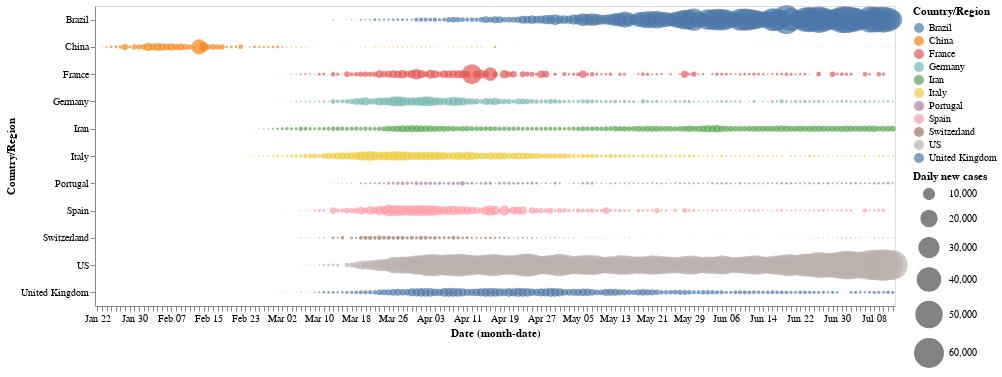

Here is the notebook cell this chart was saved with:
### Code cell
alt.Chart(selected_countries).mark_circle().encode(
    x='monthdate(Date):O',
    y='Country/Region',
    color='Country/Region',
    size=alt.Size('New cases:Q',
        scale=alt.Scale(range=[0, 1000]),
        legend=alt.Legend(title='Daily new cases')
    ) 
).properties(
    width=800,
    height=300
)

### Figure 1 — Vega-Lite specification as saved in the notebook (floating-point values rounded to 4 significant figures; data arrays with more than 128 entries replaced by an {"elided": "..."} marker saying what was removed)
{"config": {"view": {"continuousWidth": 400, "continuousHeight": 300}}, "data": {"name": "data-ed6edbb1141a41c26e83335abb70f697"}, "mark": "circle", "encoding": {"color": {"type": "nominal", "field": "Country/Region"}, "size": {"type": "quantitative", "field": "New cases", "legend": {"title": "Daily new cases"}, "scale": {"range": [0, 1000]}}, "x": {"type": "ordinal", "field": "Date", "timeUnit": "monthdate"}, "y": {"type": "nominal", "field": "Country/Region"}}, "height": 300, "width": 800, "$schema": "https://vega.github.io/schema/vega-lite/v4.8.1.json", "datasets": {"data-ed6edbb1141a41c26e83335abb70f697": {"elided": "1903 records"}}}
